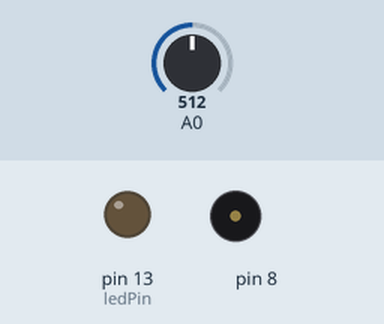
Recording of a sketch running on a simulated Arduino Uno, built with avr-gcc and run on an emulated ATmega328P. Shown: output pins drawn as LEDs (lit = HIGH), buzzer (waves = sounding). The test bench sets the inputs (shaded band); at power-on: A0 = 512.

Above: at 0.1 s.
At 5.1 s:
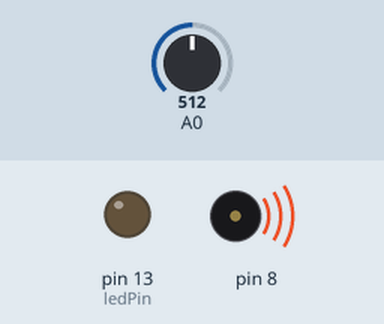
Timing chart, 0 to 6.6 s (numbered marks = the images above):
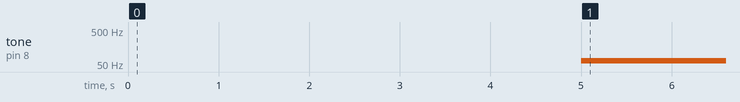

The sketch:

Sasha_Miasnikova_Translator_Code.ino
```cpp
// variable to hold sensor value
int sensorValue;

// variable to calibrate highest value
int sensorLow = 1023;
// variable to calibrate lowest value
int sensorHigh = 0;
// LED pin
const int ledPin = 13;

void setup() {
  Serial.begin(9600); // initialize serial communications

  // Make the LED pin an output and turn it on
  pinMode(ledPin, OUTPUT);
  digitalWrite(ledPin, HIGH);

  // calibrate for the first five seconds after program runs
  while (millis() < 5000) {
    // record the maximum sensor value
     sensorValue = analogRead(A0);
    if (sensorValue > sensorHigh) {
      sensorHigh = sensorValue;

    // record the minimum sensor value
    if (sensorValue < sensorLow) {
      sensorLow = sensorValue;
    }
  sensorValue = analogRead(A0);
    }
  // turn the LED off, signaling the end of the calibration period
  digitalWrite(ledPin, LOW);
}
    }

void loop() {

     if (analogRead(A0)<50 ) {
      tone(8, 33, 20); //note C1
    } else if (analogRead(A0)<150 ) {
      tone(8, 37, 20); //note D1
        } else if (analogRead(A0)<200 ) {
      tone(8, 41, 20); //note E1
         } else if (analogRead(A0)<300 ) {
      tone(8, 44, 20); //note F1
         } else if (analogRead(A0)<400 ) {
      tone(8, 49, 20); //note G1
        } else if (analogRead(A0)<500 ) {
      tone(8, 55, 20); //note A1
          } else if (analogRead(A0)<600 ) {
      tone(8, 62, 20); //note B1
          } else if (analogRead(A0)<700 ) {
      tone(8, 65, 20); //note C2
          } else if (analogRead(A0)<750 ) {
      tone(8, 73, 20); //note D2
          } else if (analogRead(A0)<800 ) {
      tone(8, 82, 20); //note E2
      } else if (analogRead(A0)<850 ) {
      tone(8, 87, 20); //note F2
      } else if (analogRead(A0)<900 ) {
      tone(8, 98, 20); //note G2
         } else if (analogRead(A0)<950 ) {
      tone(8, 110, 20); //note A2
         } else if (analogRead(A0)<1000 ) {
      tone(8, 123, 20); //note B2
  } else {
      tone(8, 131, 20); //note C3
  }

  // wait for a moment
  delay(10);

}
```

Measured:
- by itself, tone on pin 8: silent → 62 Hz at 5.0 s
